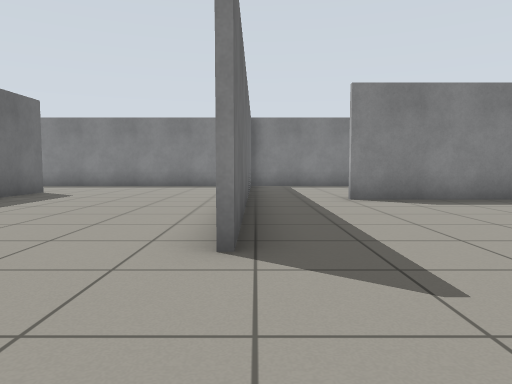
view 1 (above)

16 first-person views from a walk through a robot-simulator world made for Gazebo. The camera is 0.72 m above the floor, tilts 4° down and sees 70° across. The floor is counted in squares, 1 m on a side. Each view is taken from the middle of a square. On the plan, view 1 faces up. The plan holds only what a view shows up to about 11 squares ahead; the rest is blank.

view 2
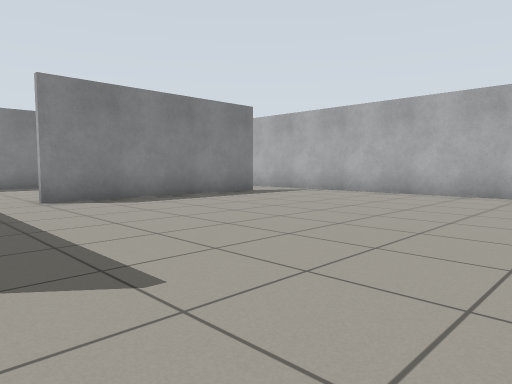

view 3
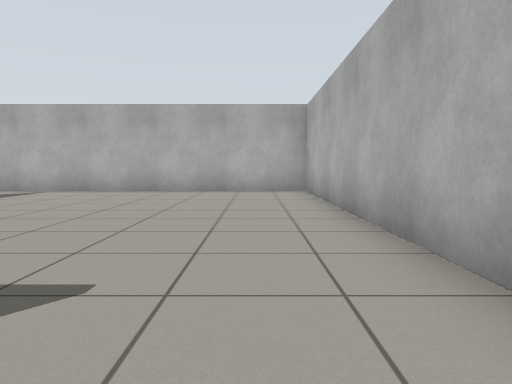

view 4
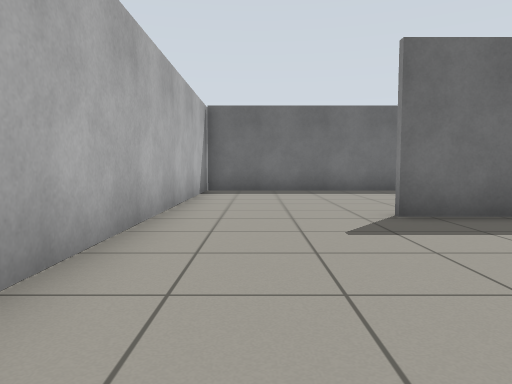

view 5
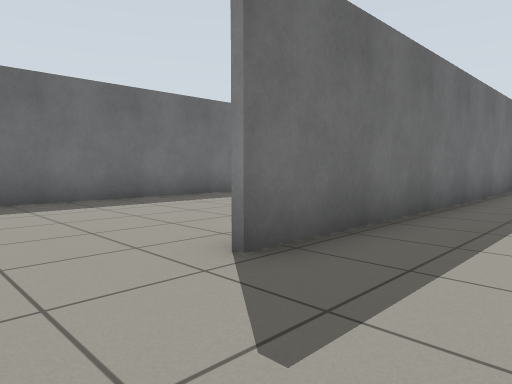

view 6
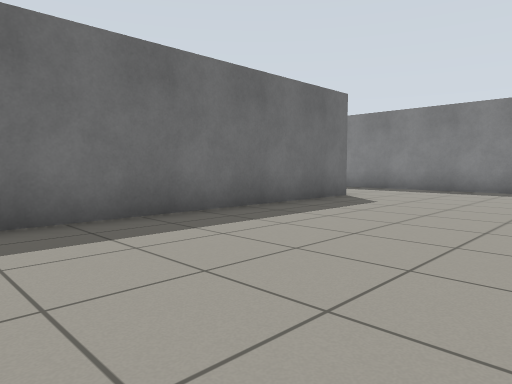

view 7
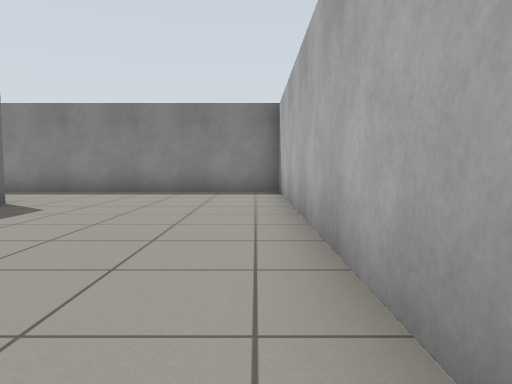

view 8
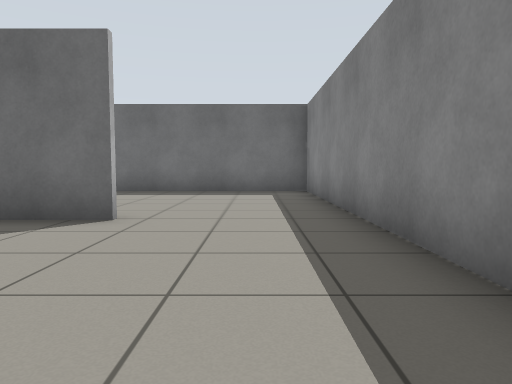

view 9
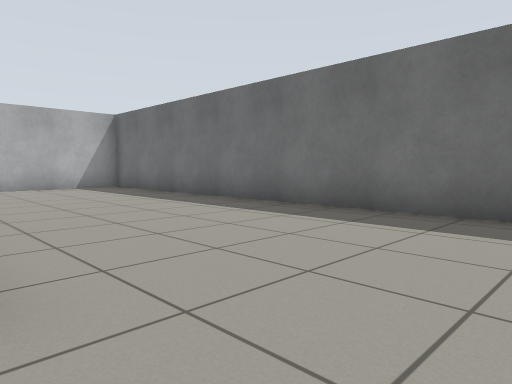

view 10
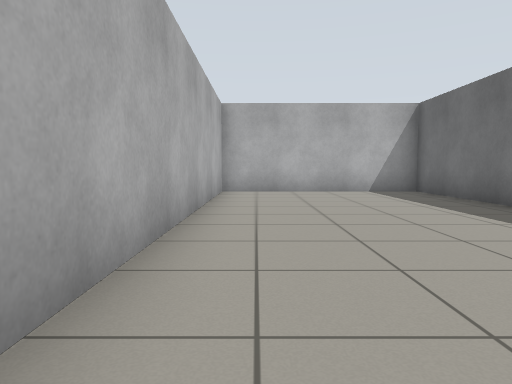

view 11
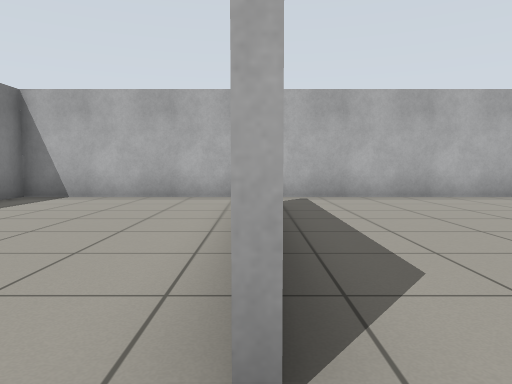

view 12
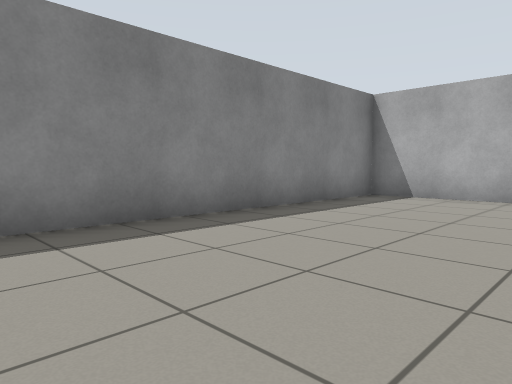

view 13
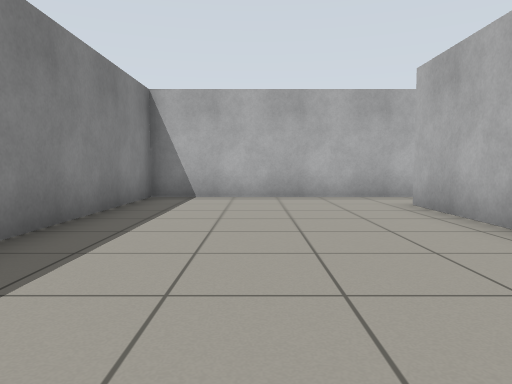

view 14
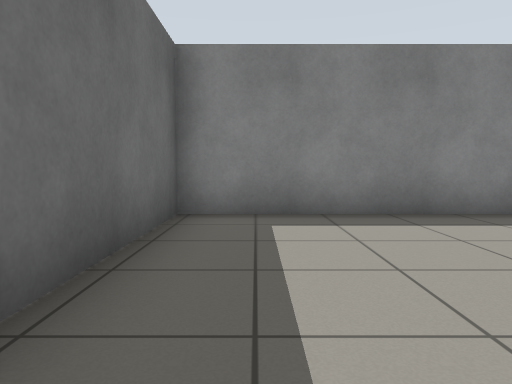

view 15
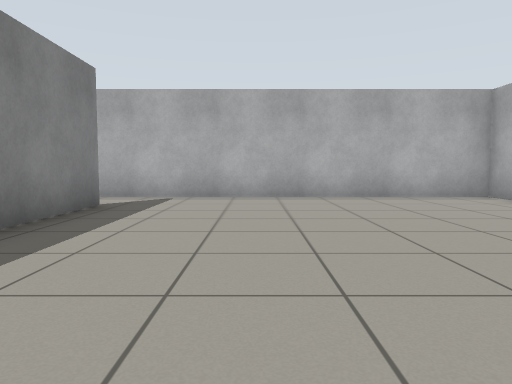

view 16
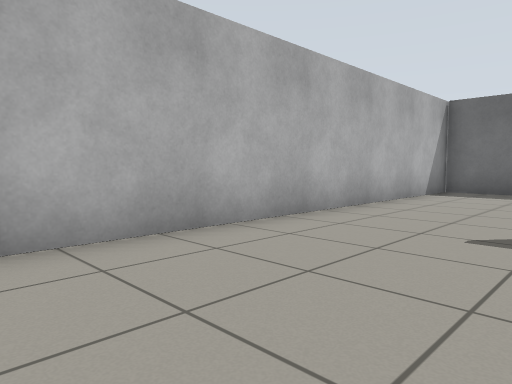

### Floor plan
Ten units are one square. View 1 is at (0, 0); x grows to the right and y downward. Boxes are objects, and circles mark ways between rooms. Rooms are numbered by the first view taken in them; rooms with no view inside come last. Other rooms are left out.
<svg viewBox="-121 -140 222 150">
<path fill="none" stroke="#000" d="M-3 -39 -3 -133M-2 -85 -2 -30M-59 -101 -59 5M-60 4 -60 -88M1 -135 -116 -135 -116 5 96 5 96 -85M79 -79 20 -79M51 -81 79 -81M96 -85 96 -135 1 -135M-2 -135 -2 -85"/>
<circle cx="15" cy="-80" r="3" fill="#2a7"/>
<circle cx="85" cy="-80" r="3" fill="#2a7"/>
<text x="-20" y="-60">1</text>
<text x="50" y="-110">2</text>
</svg>
Room 1 opens to room 2.

Where each view was taken, in squares from view 1:
view 1: 0 up, 0 right, facing up
view 2: 0 up, 0 right, facing up-right
view 3: 1 up, 1 left, facing right
view 4: 1 up, 5 right, facing left
view 5: 1 up, 2 right, facing up-left
view 6: 2 up, 1 left, facing up-left
view 7: 3 up, 1 left, facing up
view 8: 12 up, 1 left, facing left
view 9: 12 up, 6 left, facing down-left
view 10: 10 up, 7 left, facing down
view 11: 8 up, 1 right, facing right
view 12: 9 up, 1 right, facing up-right
view 13: 11 up, 1 right, facing right
view 14: 8 up, 1 right, facing up
view 15: 5 up, 1 right, facing right
view 16: 3 up, 5 right, facing down-left
